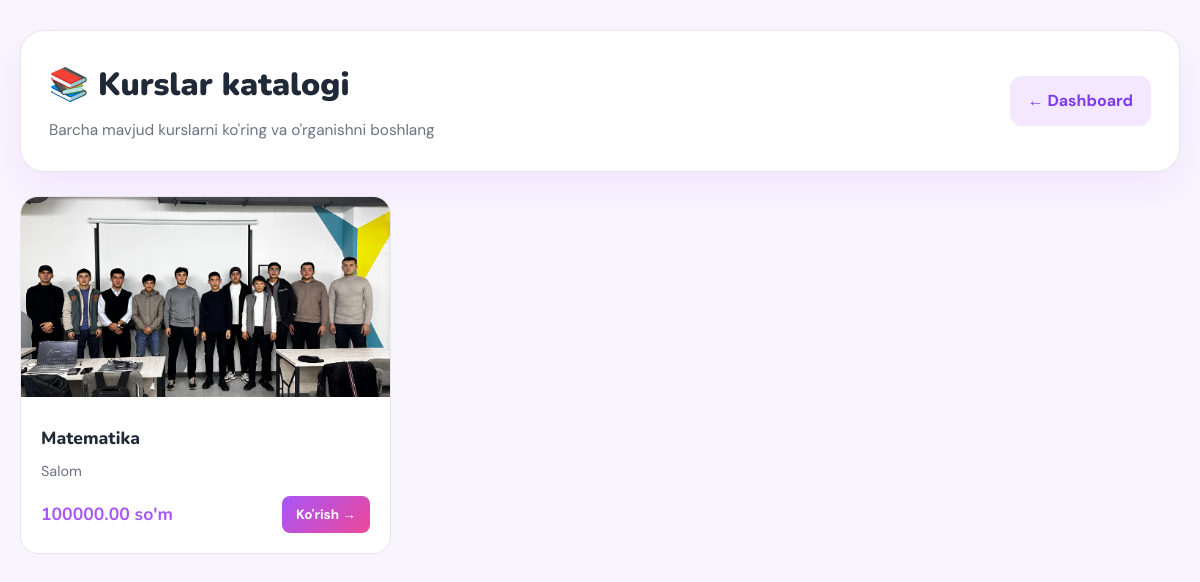
/courses/ (signed in), run on the app's committed database.
### courses/models.py (models this page shows, shortened)
class Course(models.Model):
    title = models.CharField(max_length=200)
    description = models.TextField()
    price = models.DecimalField(max_digits=10, decimal_places=2, default=0)
    discount = models.PositiveIntegerField(default=0)  # %
    category = models.ForeignKey(Category, on_delete=models.SET_NULL, null=True)
    duration = models.CharField(max_length=50, help_text="Masalan: 3 oy, 40 soat")
    cover_image = models.ImageField(upload_to='course_covers/', null=True, blank=True)
    promo_video = models.FileField(upload_to='course_videos/', null=True, blank=True)
    created_at = models.DateTimeField(auto_now_add=True)

### courses/views.py (the view)
# urls.py: path('', student_courses, name='student_courses'),
@login_required
def student_courses(request):
    courses = Course.objects.all()
    return render(request, 'student_courses.html', {'courses': courses})

### courses/templates/student_courses.html (shortened to what this page needs)
{% extends "base.html" %}
{% block content %}
<div class="container">
    <div class="page-header">
        <div>
            <h1>📚 Kurslar katalogi</h1>
            <p>Barcha mavjud kurslarni ko'ring va o'rganishni boshlang</p>
        </div>
        <a href="{% url 'student_dashboard' %}" class="back-btn">← Dashboard</a>
    </div>
    <div class="courses-grid">
        {% for course in courses %}
        <div class="course-card">
            {% if course.cover_image %}
            <img src="{{ course.cover_image.url }}" alt="{{ course.title }}" style="width:100%; height:200px; object-fit:cover;">
            {% else %}
            <div style="width:100%; height:200px; background:linear-gradient(135deg, #f3e8ff, #fce7f3); display:flex; align-items:center; justify-content:center; font-size:3rem;">📘</div>
            {% endif %}
            <div class="course-card-body">
                <h3>{{ course.title }}</h3>
                <p>{{ course.description|truncatewords:20 }}</p>
                <div class="course-card-footer">
                    <strong style="color:var(--primary); font-family:'Nunito',sans-serif; font-size:1.1rem;">
                        {% if course.price > 0 %}{{ course.price }} so'm{% else %}Bepul{% endif %}
                    </strong>
                    <a href="{% url 'student_course_detail' course.id %}" class="btn btn-primary btn-sm">Ko'rish →</a>
                </div>
            </div>
        </div>
        {% empty %}
        <div class="empty-state" style="grid-column:1/-1;">Hozircha kurslar mavjud emas</div>
        {% endfor %}
    </div>
</div>
{% endblock %}

### static/css/style.css (style rules this page uses)
:root { --primary: #a855f7; --primary-dark: #7c3aed; --pink: #ec4899; --gradient: linear-gradient(135deg, #a855f7, #ec4899); --bg: #f9f5ff; --white: #ffffff; --dark: #1a1a2e; --text: #1f2937; --muted: #6b7280; --border: #e5e7eb; --danger: #ef4444; --success: #22c55e; --warning: #f59e0b; --card-bg: #fff; --shadow: 0 16px 40px rgba(168, 85, 247, 0.10); --shadow-sm: 0 4px 12px rgba(168, 85, 247, 0.08); }
* { margin: 0; padding: 0; box-sizing: border-box; }
body { font-family: 'DM Sans', sans-serif; background: var(--bg); color: var(--text); line-height: 1.6; }
a { text-decoration: none; color: inherit; }
img { max-width: 100%; }
.container { max-width: 1200px; margin: 0 auto; padding: 30px 20px 60px; }
.btn { display: inline-flex; align-items: center; justify-content: center; gap: 8px; text-decoration: none; padding: 12px 18px; border-radius: 10px; font-weight: 700; font-size: 0.9rem; font-family: 'DM Sans', sans-serif; border: none; cursor: pointer; transition: all 0.2s ease; }
.btn-primary { background: var(--gradient); color: white; }
.btn-sm { padding: 8px 14px; font-size: 0.84rem; border-radius: 8px; }
.back-btn { text-decoration: none; background: #f3e8ff; color: var(--primary-dark); padding: 12px 18px; border-radius: 12px; font-weight: 700; transition: 0.2s; display: inline-flex; align-items: center; gap: 8px; }
.page-header { background: var(--white); border: 1px solid var(--border); border-radius: 24px; padding: 28px; box-shadow: var(--shadow); display: flex; justify-content: space-between; align-items: center; gap: 20px; margin-bottom: 24px; flex-wrap: wrap; }
.page-header h1 { font-family: 'Nunito', sans-serif; font-size: 2rem; font-weight: 900; margin-bottom: 8px; }
.page-header p { color: var(--muted); font-size: 0.96rem; }
.courses-grid { display: grid; grid-template-columns: repeat(auto-fill, minmax(320px, 1fr)); gap: 24px; }
.course-card { background: var(--white); border: 1px solid var(--border); border-radius: 18px; overflow: hidden; transition: 0.2s; }
.course-card-body { padding: 20px; }
.course-card-body h3 { font-family: 'Nunito', sans-serif; font-weight: 800; font-size: 1.1rem; margin-bottom: 8px; }
.course-card-body p { color: var(--muted); font-size: 0.9rem; margin-bottom: 12px; }
.course-card-footer { display: flex; justify-content: space-between; align-items: center; }

### data on the page
Course: cover_image (picture), title "Matematika", description "Salom", price "100000.00"
